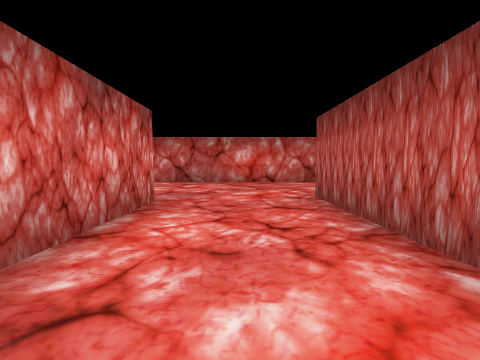
view 1 (above)

24 first-person views from a walk through a Unity game level. The camera is 1.2 m above the floor, tilts 4° down and sees 90° across. The floor is counted in squares, 2 m on a side. Each view is taken from the middle of a square. On the plan, view 1 faces up. The plan holds only what a view shows up to about 9 squares ahead; the rest is blank. The place goes on beyond the plan. The player is left out.

view 2
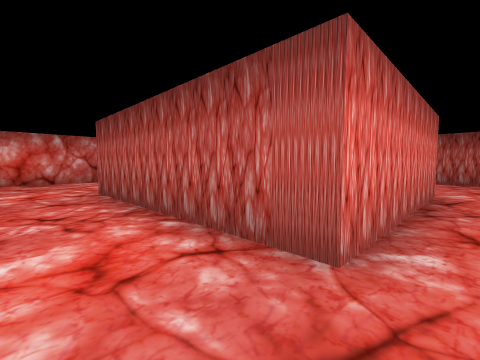

view 3
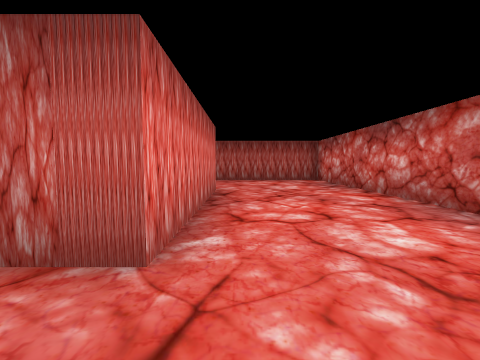

view 4
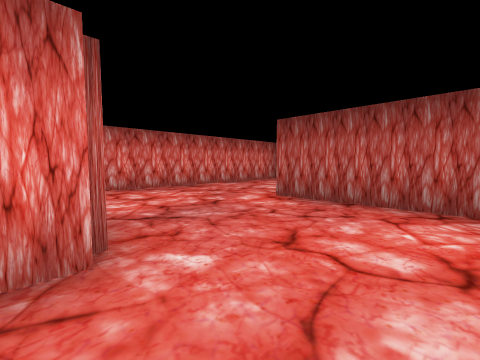

view 5
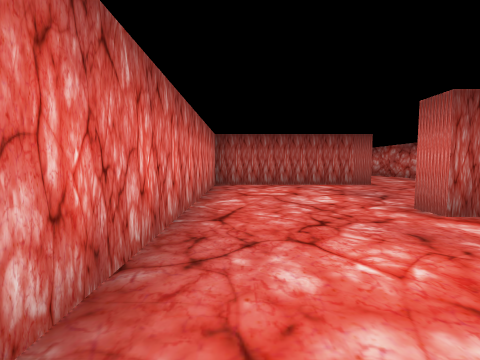

view 6
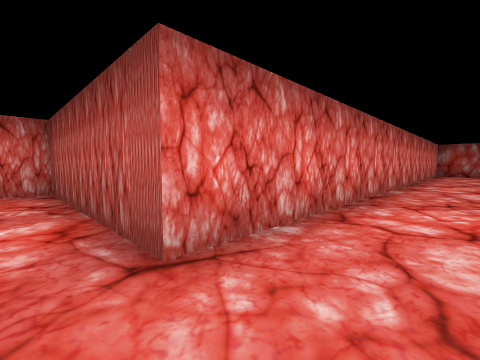

view 7
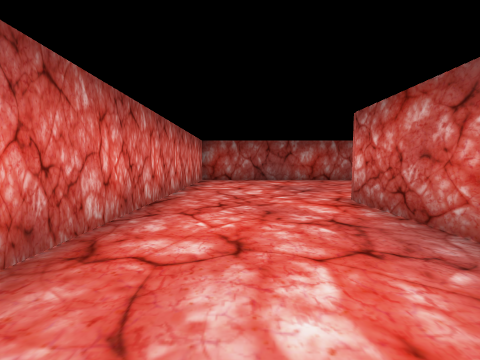

view 8
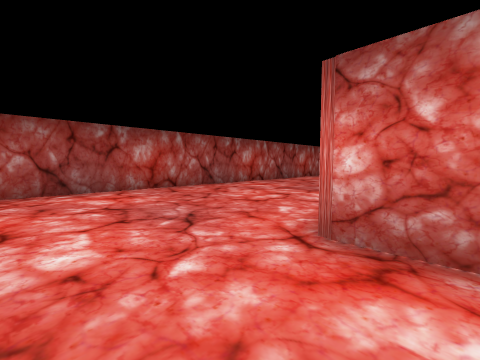

view 9
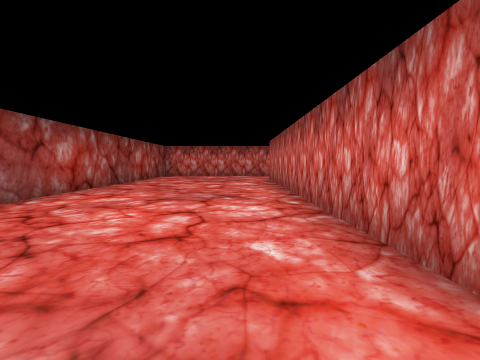

view 10
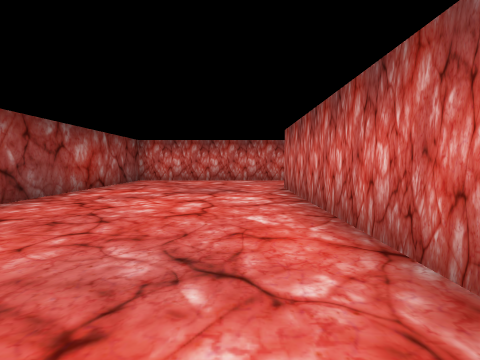

view 11
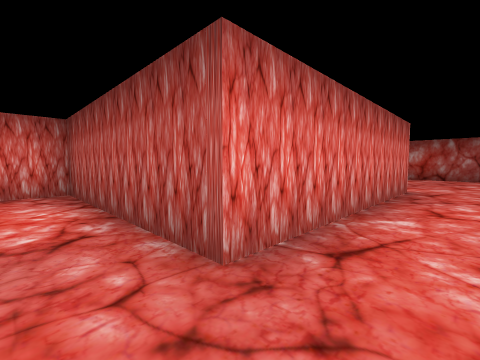

view 12
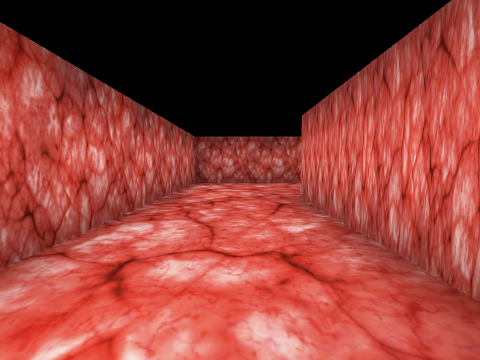

view 13
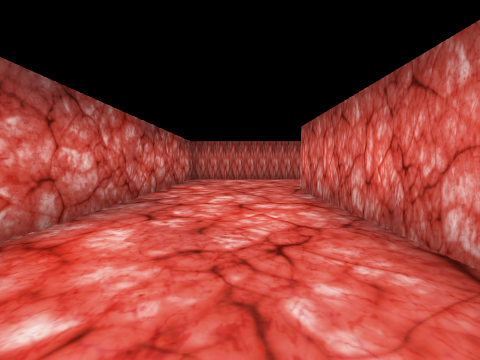

view 14
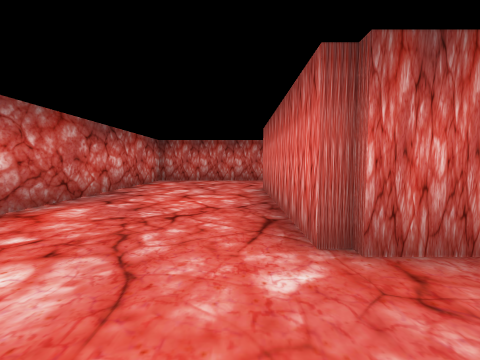

view 15
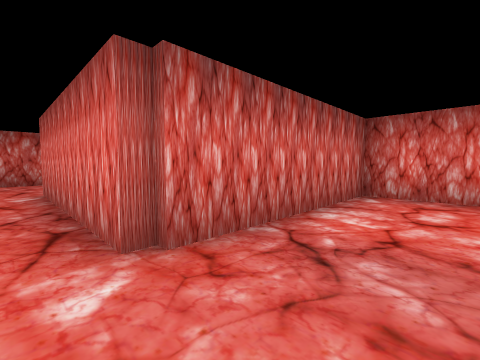

view 16
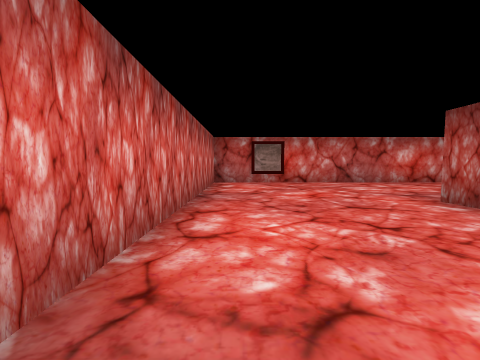

view 17
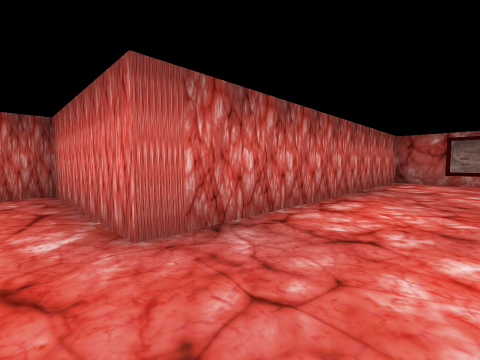

view 18
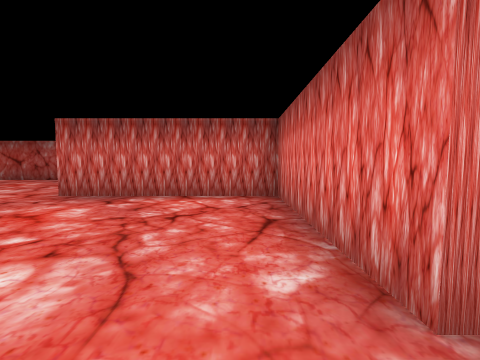

view 19
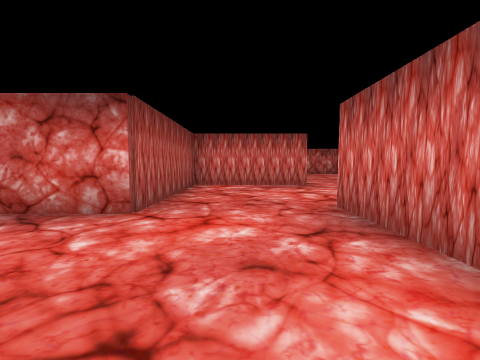

view 20
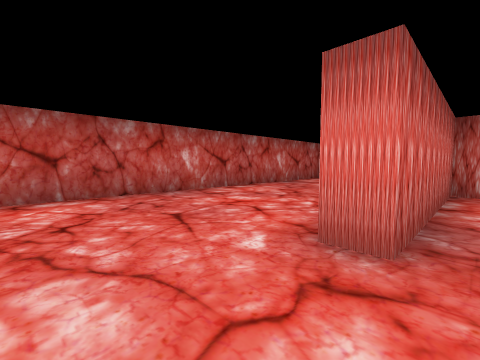

view 21
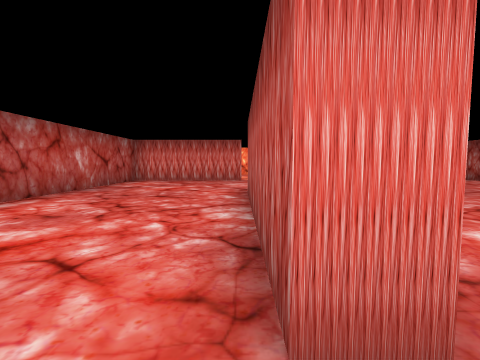

view 22
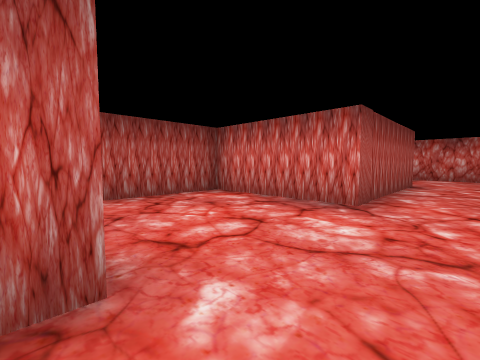

view 23
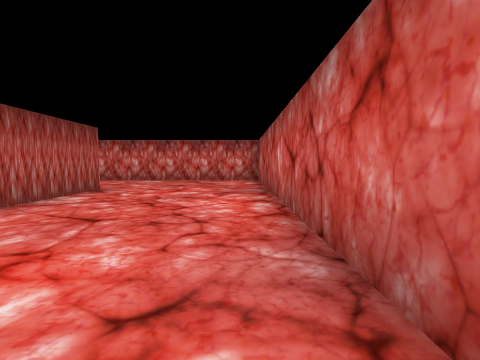

view 24
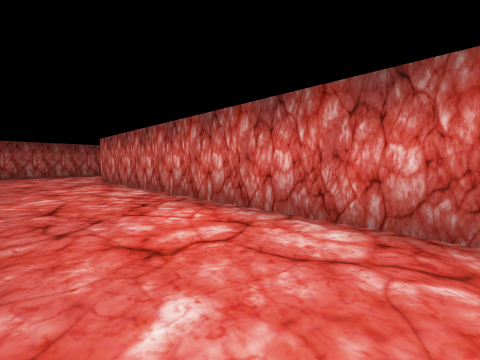

### Floor plan
Points are (right, up) in squares from view 1. A wall is a line through its corners. A room is listed if a view was taken in it or the views show most of it. See-through windows are left out.
Room 1 (views 1, 2, 3, 4, 5, 6, 7, 8, 9, 10, 13, 14, 15)
walls: (18.8, -3.8) (20.9, -3.8) (20.9, -12); (9.2, 0.2) (9.2, -3.8) (16.2, -3.8); (21.6, -14.4) (25.5, -14.4) (25.5, -0.7) (12.7, -0.7) (12.7, 3.7) (5.5, 3.7) (5.5, -0.5) (1.4, -0.5) (1.4, 0.5); (-1.3, -0.6) (-1.3, -3.8) (8.7, -3.8) (8.7, 0.7) (9.2, 0.7)
ways out: opening at (22, -13) to room 2; opening at (-0.5, 0.5) to room 3
Room 2 (views 11, 12)
walls: (12.8, -11.1) (12.8, -14.4) (18.8, -14.4); (20.9, -12) (15.9, -12) (15.9, -7.6) (14.9, -7.6); (20.4, -14.4) (21.6, -14.4)
ways out: opening at (22, -13) to room 1
Room 3 (views 16, 17, 18, 19, 20, 21, 22, 23, 24)
walls: (-1.8, 3.1) (-1.8, 3.8); (-1.3, 3.8) (-1.3, -0.6); (1.4, 0.5) (1.4, 4.4); (-9.9, 3.3) (-13.6, 3.3) (-13.6, -14.4) (-2.1, -14.4); (2.4, 7.4) (-5.8, 7.4) (-5.8, -0.5) (-9.4, -0.5) (-9.4, -4.3) (-9.9, -4.3) (-9.9, -0.5); (-9.9, -11.5) (-9.9, -7.5) (-6.7, -7.5) (-6.7, -3.8) (-5.1, -3.8); (1.1, -12.8) (1.1, -12)
ways out: opening at (-0.5, 0.5) to room 1; opening at (-0.5, -14.5)

Positions as (right, up) in squares from view 1, and headings:
1: (0, 0), facing up
2: (0, -1), facing up-right
3: (0, -1), facing right
4: (5, -2), facing up-right
5: (6, 3), facing right
6: (12, -2), facing up-right
7: (17, -2), facing right
8: (20, -2), facing down-right
9: (22, -3), facing down
10: (22, -6), facing down
11: (15, -13), facing up-right
12: (20, -13), facing left
13: (18, -2), facing left
14: (7, -1), facing left
15: (7, -1), facing up-left
16: (-5, 0), facing up
17: (-4, -1), facing up-left
18: (-5, -1), facing left
19: (-8, -1), facing down
20: (-9, -6), facing up-left
21: (-10, -5), facing up
22: (-11, -4), facing down-right
23: (-13, -6), facing down
24: (-11, -12), facing down-right
